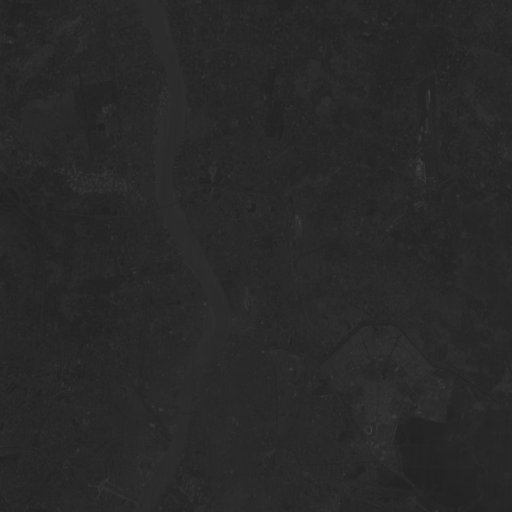
#> input picture band1.gif, 512 x 512 px; the run also reads 3 pictures not shown here
$ jupyter execute satellite_pca.ipynb
#> lines starting #> are read from the running program, lines starting #| are printed output that depends on the picture; long printed decimals are rounded
[cell 1]
from matplotlib import pyplot as plt
import numpy as np
from PIL import Image
from skimage import exposure

[cell 2]
im1 = np.array(Image.open('band1.gif', 'r'))
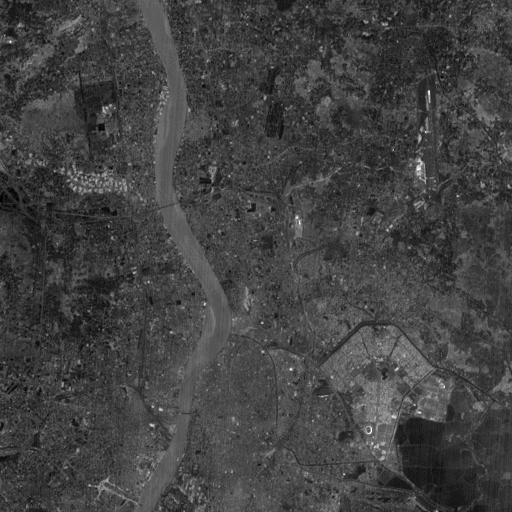
#> im1: shape (512, 512); min 0, max 33, mean 8.6; drawn with min black and max white
im2 = np.array(Image.open('band2.gif', 'r'))
im3 = np.array(Image.open('band3.gif', 'r'))
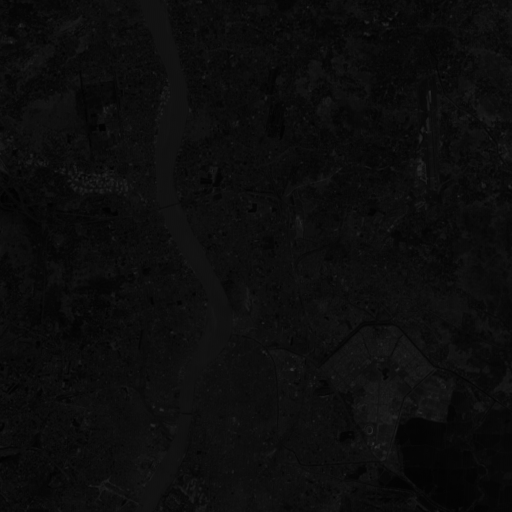
#> im3: shape (512, 512); min 0, max 48, mean 12.6
im4 = np.array(Image.open('band4.gif', 'r'))
#| (262144, 4)

[cell 3]
def cov(d):
    m = d.mean(0)
#> m = [8.64, 9.74, 12.55, 19.59]
    row,col=d.shape
#> row = 262144; col = 4
    covm = np.zeros((col,col))
    for j in range(col):
        for k in range(col):
            for i in range(row):
                covm[j][k] += (1/row) * (d[i][j] - m[j]) * (d[i][k] - m[k])
#> after the loop, covm = [[7.39, 6.37, 8.86, 2.06], [6.37, 6.6, 8.85, 3.58], [8.86, 8.85, 15.75, 3.97], [2.06, 3.58, 3.97, 37.81]]
    return covm

[cell 4]
data=np.transpose(np.array([im1.flatten(),im2.flatten(),im3.flatten(),im4.flatten()]))
print(data.shape)
print()
cov_matrix = cov(data)
#> cov_matrix has the same summary as covm in cov
print("Covariance matrix\n")
print(cov_matrix)
#| [[ 7.391  6.371  8.858   2.059 ]
#|  [ 6.371  6.602  8.850  3.577]
#|  [ 8.858   8.850 15.750  3.967]
#|  [ 2.059   3.577  3.967 37.807]]

[cell 5]
result =np.linalg.eig(cov_matrix)
#> result = ([40.24, 24.75, 0.526, 2.04], [[0.175, -0.455, -0.58, 0.653], [0.206, -0.415, 0.805, 0.37], [0.287, -0.683, -0.122, -0.661], [0.919, 0.393, -0.0322, -0.00136]])
eigen_val=result[0]
#> eigen_val = [40.24, 24.75, 0.526, 2.04]
eigen_vector=result[1]
#> eigen_vector = [[0.175, -0.455, -0.58, 0.653], [0.206, -0.415, 0.805, 0.37], [0.287, -0.683, -0.122, -0.661], [0.919, 0.393, -0.0322, -0.00136]]
eigen_val = np.diag(eigen_val)
#> eigen_val = [[40.24, 0, 0, 0], [0, 24.75, 0, 0], [0, 0, 0.526, 0], [0, 0, 0, 2.04]]
print("...Eigen Values...")
print(eigen_val)
#| [[40.240  0.          0.          0.        ]
#|  [ 0.         24.745  0.          0.        ]
#|  [ 0.          0.          0.5264   0.        ]
#|  [ 0.          0.          0.          2.039]]
print()
print("...Eigen Vector...")
print(eigen_vector)
#| [[ 0.1749 -0.4545 -0.5797  0.6532]
#|  [ 0.2063 -0.4154  0.8049  0.3701]
#|  [ 0.2867 -0.683 -0.1222 -0.6605 ]
#|  [ 0.919  0.3929  -0.03219 -0.001358]]

[cell 6]
# eigen values & eigen vectors of cov (sorted decreasing order)

eigenValues, eigenVectors = np.linalg.eig(cov_matrix)
#> eigenValues = [40.24, 24.75, 0.526, 2.04]; eigenVectors has the same summary as eigen_vector
idx = eigenValues.argsort()[::-1]
#> idx = [0, 1, 3, 2]
eigen_val = eigenValues[idx]
#> eigen_val = [40.24, 24.75, 2.04, 0.526]
eigen_vector = eigenVectors[:,idx]
#> eigen_vector = [[0.175, -0.455, 0.653, -0.58], [0.206, -0.415, 0.37, 0.805], [0.287, -0.683, -0.661, -0.122], [0.919, 0.393, -0.00136, -0.0322]]
eigen_val = np.diag(eigen_val)
#> eigen_val = [[40.24, 0, 0, 0], [0, 24.75, 0, 0], [0, 0, 2.04, 0], [0, 0, 0, 0.526]]
print("...Eigen Values...")
print(eigen_val)
#| [[40.240  0.          0.          0.        ]
#|  [ 0.         24.745  0.          0.        ]
#|  [ 0.          0.          2.039  0.        ]
#|  [ 0.          0.          0.          0.5264 ]]
print()
print("...Eigen Vector...")
print(eigen_vector)
#| [[ 0.1749 -0.4545  0.6532 -0.5797]
#|  [ 0.2063 -0.4154  0.3701  0.8049]
#|  [ 0.2867 -0.683 -0.6605  -0.1222]
#|  [ 0.919  0.3929  -0.001358 -0.03219]]

[cell 7]
a1=eigen_vector[:,0]
#> a1 = [0.175, 0.206, 0.287, 0.919]
a2=eigen_vector[:,1]
#> a2 = [-0.455, -0.415, -0.683, 0.393]
a3=eigen_vector[:,2]
#> a3 = [0.653, 0.37, -0.661, -0.00136]
a4=eigen_vector[:,3]
#> a4 = [-0.58, 0.805, -0.122, -0.0322]

[cell 8]
PC1=np.zeros((len(data),1))
PC2=np.zeros((len(data),1))
PC3=np.zeros((len(data),1))
PC4=np.zeros((len(data),1))
i=0
for x in data:
        PC1[i] = np.dot(a1.T,x)
        PC2[i] = np.dot(a2.T,x)
        PC3[i] = np.dot(a3.T,x)
        PC4[i] = np.dot(a4.T,x)
        i+=1
#> this loop made 262144 passes
#> x on passes 1 to 3: [9, 11, 12, 28], [9, 11, 15, 27], [6, 9, 12, 26]
#> after the loop, i = 262144

[cell 9]
new_img1 = PC1.reshape((512, 512))
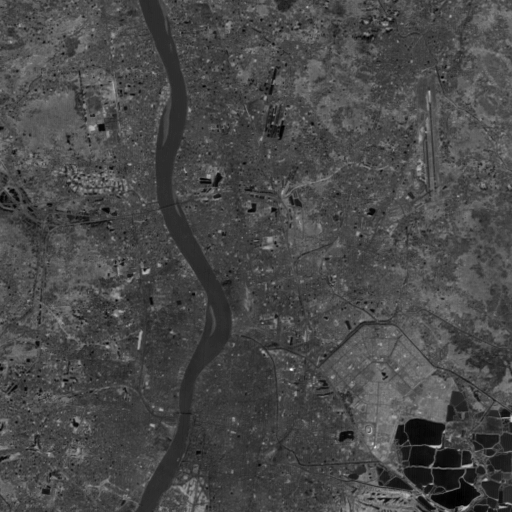
#> new_img1: shape (512, 512) float64; min 2.42, max 81.37, mean 25.1; drawn with min black and max white
plt.imshow(new_img1, cmap='gray')
plt.imshow(exposure.equalize_hist(new_img1),cmap='gray')
plt.show()
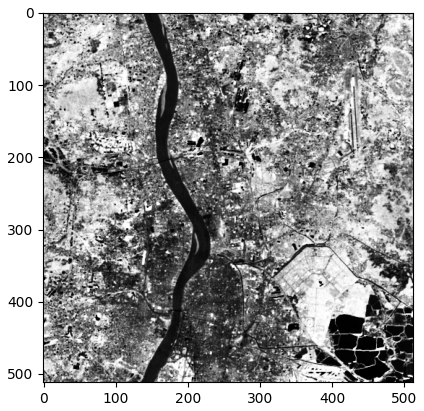
#> figure drawn by matplotlib, 1 panel

[cell 10]
new_img2 = PC2.reshape((512, 512))
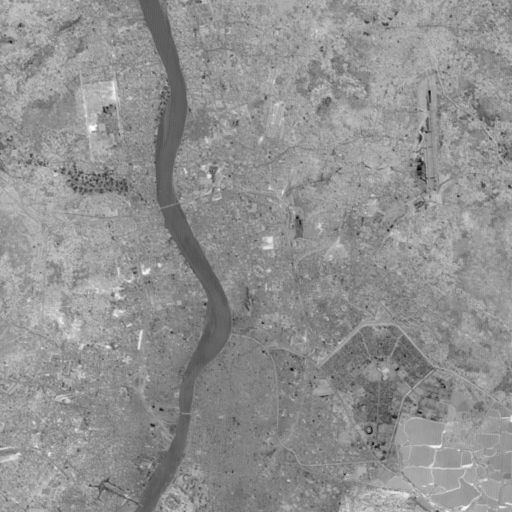
#> new_img2: shape (512, 512) float64; min -42.44, max 16.57, mean -8.85; drawn with min black and max white
plt.imshow(new_img2, cmap='gray')
plt.imshow(exposure.equalize_hist(new_img2),cmap='gray')
plt.show()
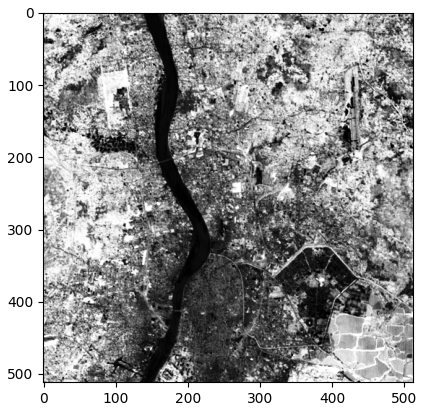
#> figure drawn by matplotlib, 1 panel

[cell 11]
new_img3 = PC3.reshape((512, 512))
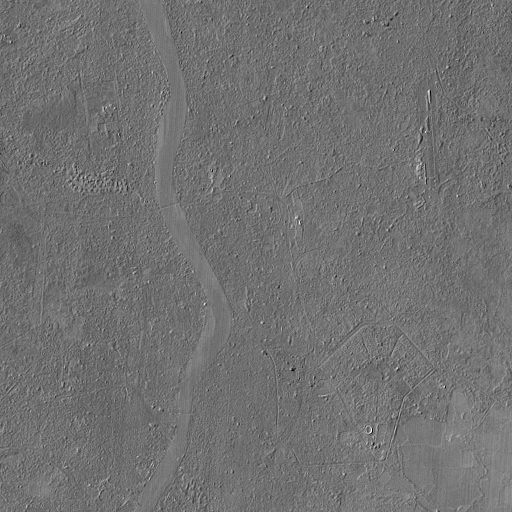
#> new_img3: shape (512, 512) float64; min -12.01, max 17.05, mean 0.929; drawn with min black and max white
plt.imshow(new_img3, cmap='gray')
plt.imshow(exposure.equalize_hist(new_img3),cmap='gray')
plt.show()
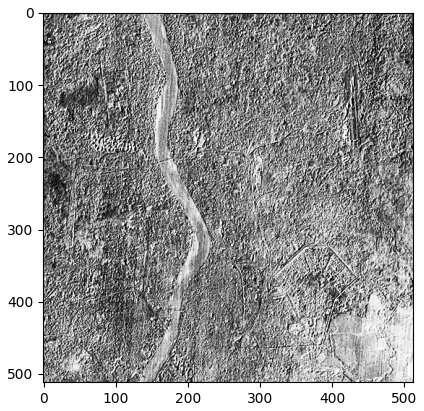
#> figure drawn by matplotlib, 1 panel

[cell 12]
new_img4 = PC4.reshape((512, 512))
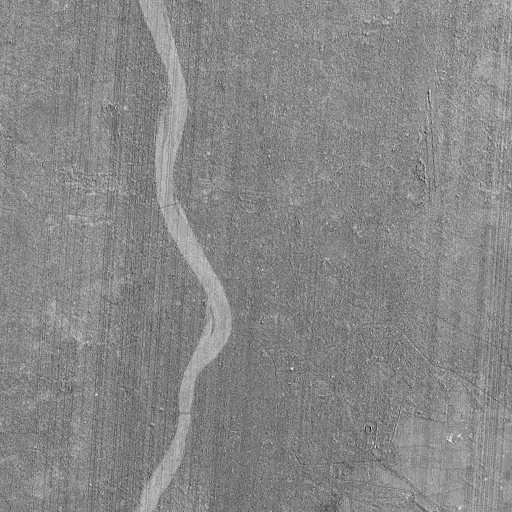
#> new_img4: shape (512, 512) float64; min -4.84, max 5.52, mean 0.663; drawn with min black and max white
plt.imshow(new_img4, cmap='gray')
plt.imshow(exposure.equalize_hist(new_img4),cmap='gray')
plt.show()
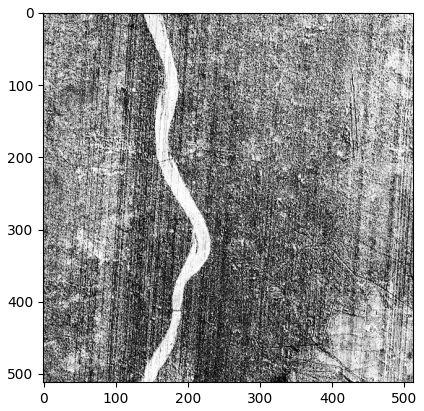
#> figure drawn by matplotlib, 1 panel
